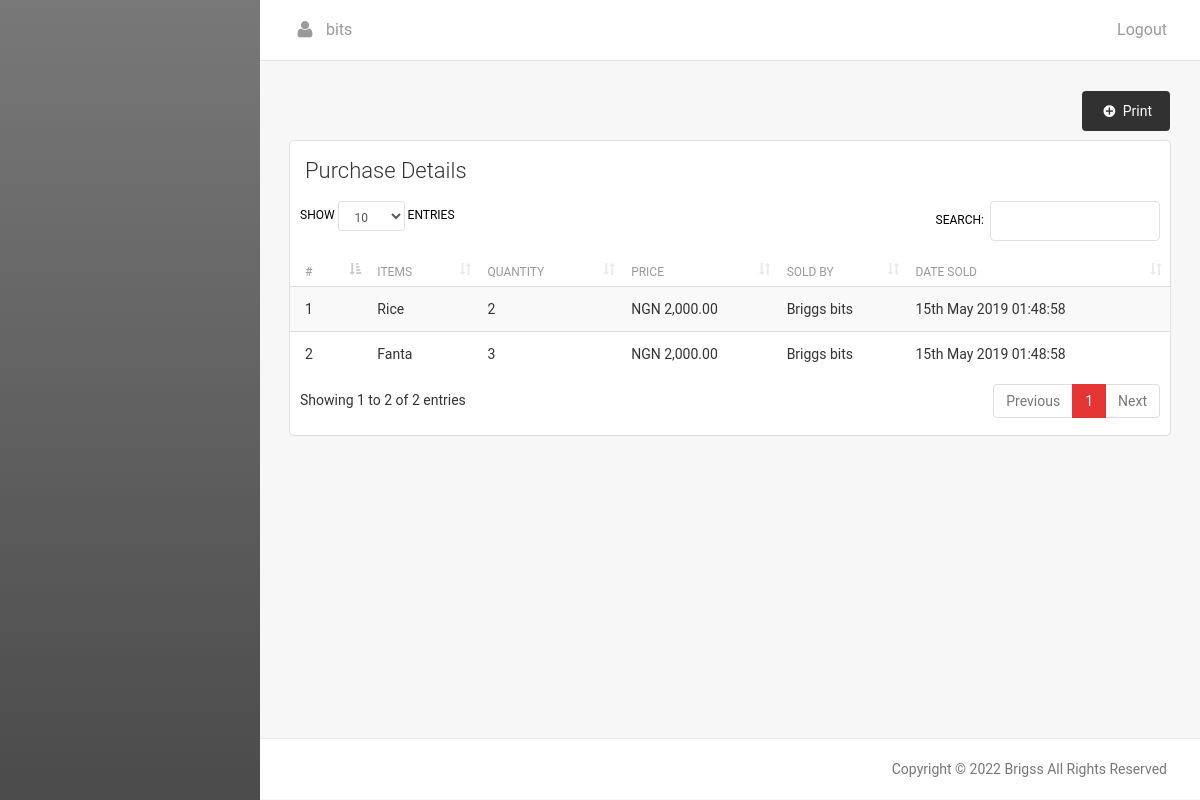
The app's page /purchase_details.php?det=890887867 (signed in) with its own data.
### tables this page shows
CREATE TABLE IF NOT EXISTS `buy_detail` (
  `buy_detail_id` int(11) NOT NULL AUTO_INCREMENT,
  `reference` longtext NOT NULL,
  `customer` longtext NOT NULL,
  `item_id` int(11) NOT NULL,
  `quantity_sold` int(11) NOT NULL,
  `item_price` longtext NOT NULL,
  `sold_by_id` int(11) NOT NULL,
  `handled` int(11) NOT NULL,
  `item_buy_date` timestamp NOT NULL DEFAULT CURRENT_TIMESTAMP,
  PRIMARY KEY (`buy_detail_id`)
);

CREATE TABLE IF NOT EXISTS `item` (
  `item_id` int(11) NOT NULL AUTO_INCREMENT,
  `item` varchar(200) NOT NULL,
  `item_type_id` int(11) NOT NULL,
  `price` longtext NOT NULL,
  `quantity` int(11) NOT NULL,
  `date_added` timestamp NOT NULL DEFAULT CURRENT_TIMESTAMP,
  PRIMARY KEY (`item_id`),
  UNIQUE KEY `item` (`item`)
);

CREATE TABLE IF NOT EXISTS `user` (
  `user_id` int(11) NOT NULL AUTO_INCREMENT,
  `first_name` longtext NOT NULL,
  `last_name` longtext NOT NULL,
  `username` varchar(200) NOT NULL,
  `password` longtext NOT NULL,
  `user_type_id` int(11) NOT NULL,
  `user_added` timestamp NOT NULL DEFAULT CURRENT_TIMESTAMP,
  PRIMARY KEY (`user_id`),
  UNIQUE KEY `username` (`username`)
);

CREATE TABLE IF NOT EXISTS `sett` (
  `sett_id` int(11) NOT NULL AUTO_INCREMENT,
  `system_title` longtext NOT NULL,
  `logo` longtext NOT NULL,
  PRIMARY KEY (`sett_id`)
);

### includes/db.php (called while the page is built, shortened)
<?php
	class Database {
    private $db;
    private static $instance;
    private function __construct() {
		$servername = "localhost";
		$username = "root";
		$password = "Ajibola1234566";
		try {
			$this->db = new PDO("mysql:host=$servername;dbname=rest", $username, $password);
			$this->db->setAttribute(PDO::ATTR_ERRMODE, PDO::ERRMODE_EXCEPTION);
			}
		catch(PDOException $e)
			{
			echo "Connection failed: " . $e->getMessage();
			}
    }
    public static function getInstance() {
        if (!self::$instance instanceof self) {
            self::$instance = new self;
        }
        return self::$instance;
    }
	public function get_name_from_id($tab,$col,$whe,$id){
		try{
			$que= $this->db->prepare("SELECT $tab FROM $col where $whe =?");
			$que->execute([$id]);
			$SingleVar = $que->fetchColumn();
			return $SingleVar;
		} catch(PDOException $e){
			echo 'Error: ' . $e->getMessage();
		}
	}
	public function select_print_order($value){
		try {
			$que= $this->db->prepare("SELECT * FROM buy_detail a
										left join item b on a.item_id = b.item_id
										left join user c on a.sold_by_id = c.user_id
										WHERE a.reference = ? ORDER BY buy_detail_id Desc");
			$que->execute([$value]);
			return $que;
		} catch (PDOException $e) {
			echo 'Error: ' . $e->getMessage();
		}
	}
}

### perm.php (called while the page is built, shortened)
<?php
$system_title = database::getInstance()->get_name_from_id('system_title','sett','sett_id',1);
?>

### purchase_details.php (the view, shortened to what this page needs)
<?php
include('includes/db.php');
include('perm.php');
$value = 0;
if(isset($_GET['det'])){
	$value = $_GET['det'];
}
?>
<!doctype html>
<html lang="en">
<head>
   <?php include 'includes/includes_top.php';?>
 </head>
<body>
<div class="wrapper">
    <?php include 'navigation.php';?>
    <div class="main-panel">
      <?php include 'includes/main_header.php';?>
        <div class="content">
            <div class="container-fluid">
			<div style="padding-bottom:45px;">
			<a target = "_blank" href="print?det=<?php echo $value; ?>" style="margin-bottom:10px;" class="btn btn-primary pull-right btn-flat btblack">
					<i class="entypo-plus-circled"></i> Print
			</a>
			</div>
                <div class="row">
					 <div class="col-md-12">
                        <div class="card">
                            <div class="header">
                                <h4 class="title">Purchase Details</h4>
                            </div>
                            <div class="content table-responsive table-full-width">
                                <table id="example1"class="table table-hover table-striped">
                                    <thead class="fontu">
										<th>#</th>
                                    	<th>Items</th>
                                        <th>Quantity</th>
                                    	<th>Price</th>
                                    	<th>Sold By</th>
                                    	<th>Date Sold</th>
                                    </thead>
                                    <tbody>
									  <?php
											$count = 1;
											$notarray = database::getInstance()->select_print_order($value);
											foreach($notarray as $row):
											$full = $row['item'];
											$user = $row['first_name'].' '.$row['last_name'];
											$sold = date("jS F Y h:i:s", strtotime($row['item_buy_date']));
										?>
                                        <tr>
                                        	<td><?php echo $count++;?></td>
                                        	<td><?php echo $full; ?></td>
                                        	<td><?php echo $row['quantity_sold']; ?></td>
                                        	<td>NGN <?php echo number_format($row['item_price'], 2); ?></td>
                                        	<td><?php echo $user; ?></td>
                                        	<td> <?php echo $sold; ?></td>
                                        </tr>
										<?php endforeach;?>
                                    </tbody>
								</table>
                            </div>
                        </div>
                    </div>
                 </div>
            </div>
        </div>
	<?php include 'includes/footer.php';?>
</body>
</html>

### includes/footer.php
<footer class="footer">
            <div class="container-fluid">
                <p class="copyright pull-right">
                   Copyright &copy; <?php echo date('Y'); ?> <?php echo $system_title; ?> All Rights Reserved
                </p>
            </div>
        </footer>
   </body>
</html>

### assets/css/entypo.css (style rules this page uses)
[class^="entypo-"]:before, [class*=" entypo-"]:before { font-family: "entypo"; font-style: normal; font-weight: normal; speak: none; display: inline-block; text-decoration: inherit; width: 1em; margin-right: .2em; text-align: center; font-variant: normal; text-transform: none; line-height: 1em; margin-left: .2em; }
.entypo-plus-circled:before { content: '\e817'; }

### records on screen
buy_detail: item.item "Rice", quantity_sold "2", item_price "2,000.00", user.first_name+last_name "Briggs bits", item_buy_date "15th May 2019 01:48:58"
buy_detail: item.item "Fanta", quantity_sold "3", item_price "2,000.00", user.first_name+last_name "Briggs bits", item_buy_date "15th May 2019 01:48:58"
sett: system_title "Brigss"

### other values on screen
$display_name "bits"
